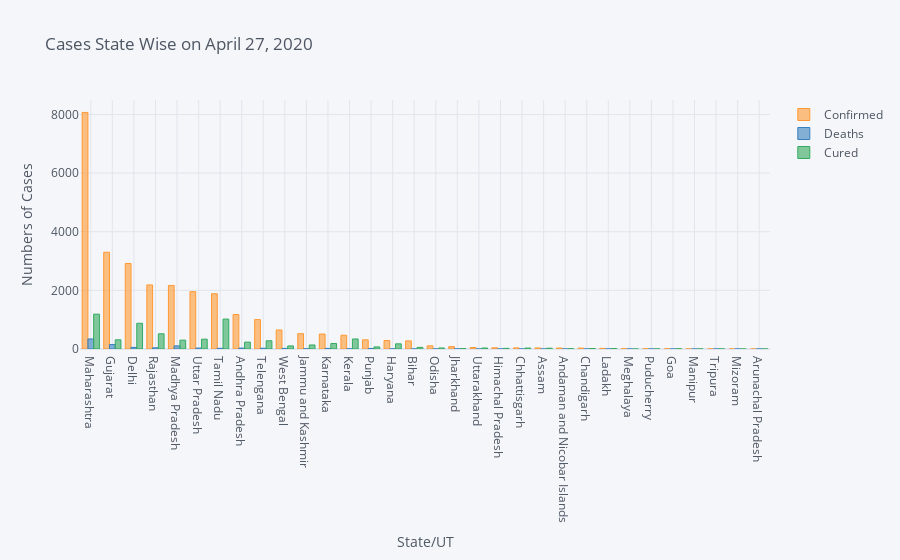

Notebook source saved alongside this figure:
### Code cell
#Visualization
temp_1 = temp[['Confirmed', 'Deaths', 'Cured']]

temp_1.iplot(kind = 'bar',xTitle= 'State/UT' , yTitle='Numbers of Cases',mode = 'markers+lines',
            title = f'Cases State Wise on {now}')

### Figure 1 — Plotly figure (JSON) as saved in the notebook; plotly's stock layout.template omitted (floating-point values rounded to 4 significant figures)
{"data": [{"marker": {"color": "rgba(255, 153, 51, 0.6)", "line": {"color": "rgba(255, 153, 51, 1.0)", "width": 1}}, "name": "Confirmed", "orientation": "v", "text": "", "type": "bar", "x": ["Maharashtra", "Gujarat", "Delhi", "Rajasthan", "Madhya Pradesh", "Uttar Pradesh", "Tamil Nadu", "Andhra Pradesh", "Telengana", "West Bengal", "Jammu and Kashmir", "Karnataka", "Kerala", "Punjab", "Haryana", "Bihar", "Odisha", "Jharkhand", "Uttarakhand", "Himachal Pradesh", "Chhattisgarh", "Assam", "Andaman and Nicobar Islands", "Chandigarh", "Ladakh", "Meghalaya", "Puducherry", "Goa", "Manipur", "Tripura", "Mizoram", "Arunachal Pradesh"], "y": [8068, 3301, 2918, 2185, 2168, 1955, 1885, 1177, 1002, 649, 523, 511, 469, 313, 289, 277, 108, 82, 51, 40, 37, 36, 33, 30, 20, 12, 8, 7, 2, 2, 1, 1]}, {"marker": {"color": "rgba(55, 128, 191, 0.6)", "line": {"color": "rgba(55, 128, 191, 1.0)", "width": 1}}, "name": "Deaths", "orientation": "v", "text": "", "type": "bar", "x": ["Maharashtra", "Gujarat", "Delhi", "Rajasthan", "Madhya Pradesh", "Uttar Pradesh", "Tamil Nadu", "Andhra Pradesh", "Telengana", "West Bengal", "Jammu and Kashmir", "Karnataka", "Kerala", "Punjab", "Haryana", "Bihar", "Odisha", "Jharkhand", "Uttarakhand", "Himachal Pradesh", "Chhattisgarh", "Assam", "Andaman and Nicobar Islands", "Chandigarh", "Ladakh", "Meghalaya", "Puducherry", "Goa", "Manipur", "Tripura", "Mizoram", "Arunachal Pradesh"], "y": [342, 151, 54, 41, 106, 31, 24, 31, 26, 20, 6, 20, 4, 18, 3, 2, 1, 3, 0, 1, 0, 1, 0, 0, 0, 1, 0, 0, 0, 0, 0, 0]}, {"marker": {"color": "rgba(50, 171, 96, 0.6)", "line": {"color": "rgba(50, 171, 96, 1.0)", "width": 1}}, "name": "Cured", "orientation": "v", "text": "", "type": "bar", "x": ["Maharashtra", "Gujarat", "Delhi", "Rajasthan", "Madhya Pradesh", "Uttar Pradesh", "Tamil Nadu", "Andhra Pradesh", "Telengana", "West Bengal", "Jammu and Kashmir", "Karnataka", "Kerala", "Punjab", "Haryana", "Bihar", "Odisha", "Jharkhand", "Uttarakhand", "Himachal Pradesh", "Chhattisgarh", "Assam", "Andaman and Nicobar Islands", "Chandigarh", "Ladakh", "Meghalaya", "Puducherry", "Goa", "Manipur", "Tripura", "Mizoram", "Arunachal Pradesh"], "y": [1188, 313, 877, 518, 302, 335, 1020, 235, 280, 105, 137, 188, 342, 71, 176, 56, 35, 13, 33, 22, 32, 27, 11, 17, 14, 0, 3, 7, 2, 2, 0, 1]}], "layout": {"legend": {"bgcolor": "#F5F6F9", "font": {"color": "#4D5663"}}, "paper_bgcolor": "#F5F6F9", "plot_bgcolor": "#F5F6F9", "title": {"font": {"color": "#4D5663"}, "text": "Cases State Wise on April 27, 2020"}, "xaxis": {"gridcolor": "#E1E5ED", "showgrid": true, "tickfont": {"color": "#4D5663"}, "title": {"font": {"color": "#4D5663"}, "text": "State/UT"}, "zerolinecolor": "#E1E5ED"}, "yaxis": {"gridcolor": "#E1E5ED", "showgrid": true, "tickfont": {"color": "#4D5663"}, "title": {"font": {"color": "#4D5663"}, "text": "Numbers of Cases"}, "zerolinecolor": "#E1E5ED"}}}
